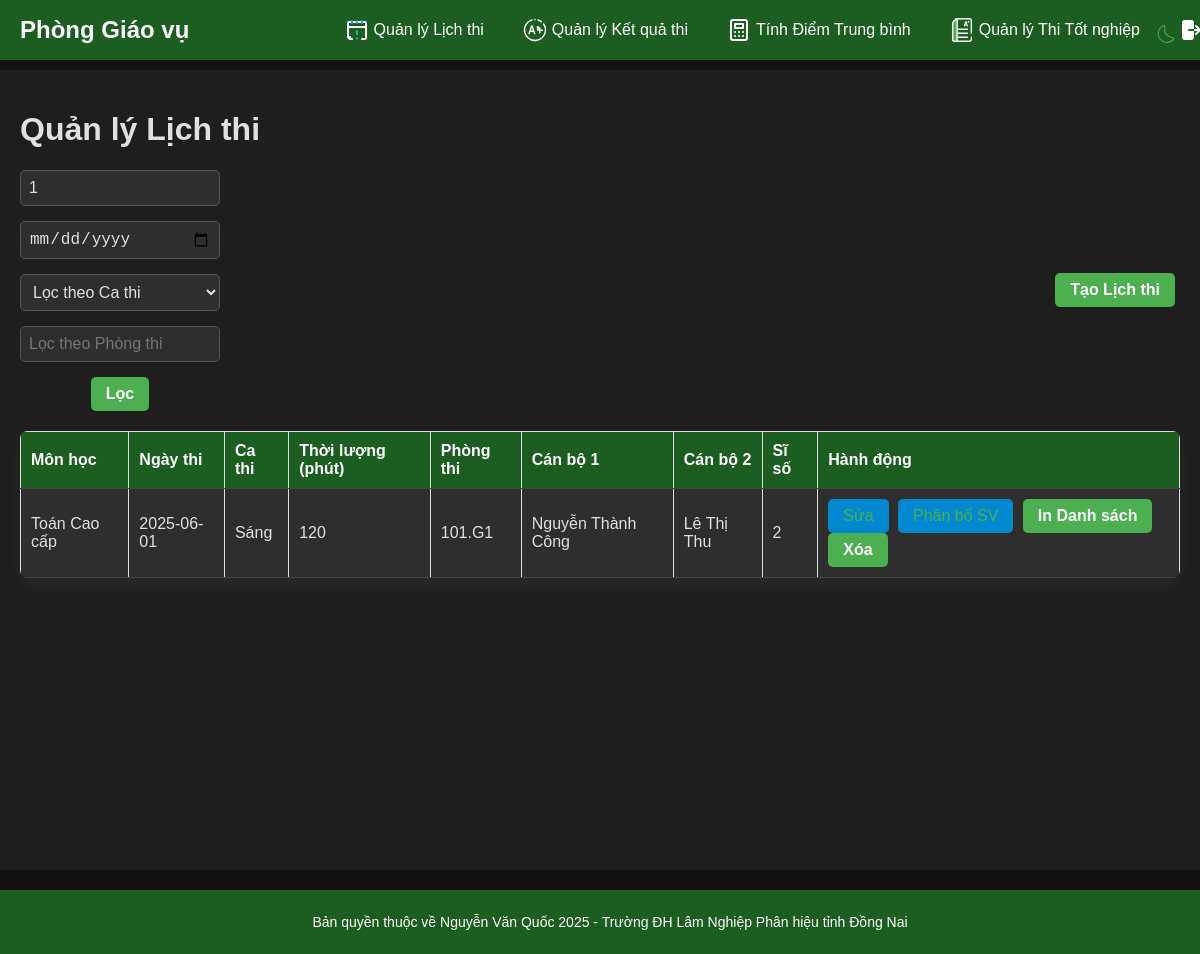
Screenshot of /manage_exam_schedule.php?subject_filter=1 (signed in) with the database file from the repository.
### tables this page shows
CREATE TABLE ExamSchedules (
    scheduleID INTEGER PRIMARY KEY AUTOINCREMENT,
    subjectID INTEGER NOT NULL,
    roomID INTEGER NOT NULL,
    teacherID1 INTEGER NOT NULL,
    teacherID2 INTEGER NOT NULL,
    examDate DATE NOT NULL,
    examShift TEXT NOT NULL,
    duration INTEGER NOT NULL,
    FOREIGN KEY (subjectID) REFERENCES Subjects(subjectID),
    FOREIGN KEY (roomID) REFERENCES ExamRooms(roomID),
    FOREIGN KEY (teacherID1) REFERENCES Teachers(teacherID),
    FOREIGN KEY (teacherID2) REFERENCES Teachers(teacherID)
);

CREATE TABLE Subjects (
    subjectID INTEGER PRIMARY KEY AUTOINCREMENT,
    subjectName TEXT NOT NULL
);

### manage_exam_schedule.php (the view, shortened to what this page needs)
<?php
$db = new SQLite3('data.db');
$whereClause = [];
$filters = [];
if (isset($_GET['subject_filter']) && $_GET['subject_filter'] != '') {
    $whereClause[] = "ExamSchedules.subjectID = :subjectID";
    $filters[':subjectID'] = (int)$_GET['subject_filter'];
}
$query = "SELECT ExamSchedules.*, Subjects.subjectName, ExamRooms.roomName,
          t1.fullName AS teacher1Name, t2.fullName AS teacher2Name,
          (SELECT COUNT(*) FROM ExamSchedule_Student ess WHERE ess.scheduleID = ExamSchedules.scheduleID) AS student_count
          FROM ExamSchedules
          JOIN Subjects ON ExamSchedules.subjectID = Subjects.subjectID
          JOIN ExamRooms ON ExamSchedules.roomID = ExamRooms.roomID
          JOIN Teachers t1 ON ExamSchedules.teacherID1 = t1.teacherID
          JOIN Teachers t2 ON ExamSchedules.teacherID2 = t2.teacherID";
if (!empty($whereClause)) {
    $query .= " WHERE " . implode(" AND ", $whereClause);
}
$stmt = $db->prepare($query);
foreach ($filters as $key => $value) {
    $stmt->bindValue($key, $value, is_int($value) ? SQLITE3_INTEGER : SQLITE3_TEXT);
}
$result = $stmt->execute();
?>
<!DOCTYPE html>
<html lang="en">
<head>
    <link rel="stylesheet" href="styles.css">
</head>
<body>
    <div class="header">
        <h2>Phòng Giáo vụ</h2>
        <ul>
            <li>
                <a href="manage_exam_schedule.php">
                    <span class="tab-label">Quản lý Lịch thi</span>
                </a>
            </li>
            <li>
                <a href="manage_exam_result.php">
                    <span class="tab-label">Quản lý Kết quả thi</span>
                </a>
            </li>
            <li>
                <a href="calculate_average.php">
                    <span class="tab-label">Tính Điểm Trung bình</span>
                </a>
            </li>
            <li>
                <a href="manage_graduation_exam.php">
                    <span class="tab-label">Quản lý Thi Tốt nghiệp</span>
                </a>
            </li>
            <li>
                <a href="index.php">
                </a>
            </li>
        </ul>
    </div>
    <button id="theme-toggle">
    </button>
    <div class="content">
        <h1>Quản lý Lịch thi</h1>
        <div class="filters">
            <form class="filter-group" action="manage_exam_schedule.php" method="get">
                <input list="subjects-filter" name="subject_filter" placeholder="Lọc theo Môn học" value="<?php echo isset($_GET['subject_filter']) ? htmlspecialchars($_GET['subject_filter']) : ''; ?>">
                <input type="date" name="date_filter" placeholder="Lọc theo Ngày thi" value="<?php echo isset($_GET['date_filter']) ? htmlspecialchars($_GET['date_filter']) : ''; ?>">
                <select name="shift_filter">
                    <option value="">Lọc theo Ca thi</option>
                </select>
                <input list="rooms-filter" name="room_filter" placeholder="Lọc theo Phòng thi" value="<?php echo isset($_GET['room_filter']) ? htmlspecialchars($_GET['room_filter']) : ''; ?>">
                <button type="submit">Lọc</button>
            </form>
            <button class="create-btn" data-popup="create-schedule-popup">Tạo Lịch thi</button>
        </div>
        <table>
            <thead>
                <tr>
                    <th>Môn học</th>
                    <th>Ngày thi</th>
                    <th>Ca thi</th>
                    <th>Thời lượng (phút)</th>
                    <th>Phòng thi</th>
                    <th>Cán bộ 1</th>
                    <th>Cán bộ 2</th>
                    <th>Sĩ số</th>
                    <th>Hành động</th>
                </tr>
            </thead>
            <tbody>
                <?php if (!$result): ?>
                    <tr>
                        <td colspan="9">Không có dữ liệu lịch thi.</td>
                    </tr>
                <?php else: ?>
                    <?php while ($row = $result->fetchArray(SQLITE3_ASSOC)): ?>
                        <tr>
                            <td><?php echo htmlspecialchars($row['subjectName']); ?></td>
                            <td><?php echo htmlspecialchars($row['examDate']); ?></td>
                            <td><?php echo htmlspecialchars($row['examShift']); ?></td>
                            <td><?php echo htmlspecialchars($row['duration']); ?></td>
                            <td><?php echo htmlspecialchars($row['roomName']); ?></td>
                            <td><?php echo htmlspecialchars($row['teacher1Name']); ?></td>
                            <td><?php echo htmlspecialchars($row['teacher2Name']); ?></td>
                            <td><?php echo htmlspecialchars($row['student_count']); ?></td>
                            <td>
                                <a href="#" class="create-btn" data-popup="edit-schedule-popup-<?php echo htmlspecialchars($row['scheduleID']); ?>">Sửa</a>
                                <a href="#" class="create-btn" data-popup="assign-student-popup-<?php echo htmlspecialchars($row['scheduleID']); ?>">Phân bổ SV</a>
                                <form action="manage_exam_schedule.php" method="post" style="display:inline;" class="print-form">
                                    <button type="submit" class="create-btn">In Danh sách</button>
                                </form>
                                <form action="manage_exam_schedule.php" method="post" style="display:inline;" onsubmit="return confirm('Bạn có chắc chắn muốn xóa lịch thi này?');">
                                    <button type="submit" class="delete-btn">Xóa</button>
                                </form>
                            </td>
                        </tr>
                    <?php endwhile; ?>
                <?php endif; ?>
            </tbody>
        </table>
    </div>
    <footer>
        <p>Bản quyền thuộc về Nguyễn Văn Quốc 2025 - Trường ĐH Lâm Nghiệp Phân hiệu tỉnh Đồng Nai</p>
    </footer>
</body>
</html>

### styles.css (style rules this page uses)
body { font-family: 'Segoe UI', Arial, sans-serif; margin: 0; padding: 0; background-color: #f4f7f6; color: #333; transition: background-color 0.3s, color 0.3s; }
body.dark-mode { background-color: #121212; color: #e0e0e0; }
form { display: flex; flex-direction: column; gap: 15px; }
input, select { padding: 12px; border: 1px solid #ddd; border-radius: 8px; font-size: 16px; transition: border-color 0.3s, background-color 0.3s; }
body.dark-mode input, body.dark-mode select { background-color: #2e2e2e; color: #e0e0e0; border-color: #555; }
button { padding: 12px; background-color: #2E7D32; color: #fff; border: none; border-radius: 8px; cursor: pointer; font-size: 16px; font-weight: 600; transition: background-color 0.3s, transform 0.1s; }
body.dark-mode button { background-color: #4CAF50; }
.header { width: 100%; background-color: #2E7D32; color: #fff; padding: 10px 20px; position: fixed; top: 0; left: 0; display: flex; justify-content: space-between; align-items: center; z-index: 1000; transition: background-color 0.3s; }
body.dark-mode .header { background-color: #1B5E20; }
.header h2 { margin: 0; font-size: 24px; }
.header ul { list-style: none; padding: 0; margin: 0; display: flex; gap: 15px; align-items: center; flex-wrap: nowrap; }
.header li { display: inline; }
.header a { color: #fff; text-decoration: none; display: flex; align-items: center; gap: 5px; padding: 8px 12px; border-radius: 5px; white-space: nowrap; transition: background-color 0.3s; }
.header a svg { width: 24px; height: 24px; fill: #fff; }
.content { margin-top: 70px; padding: 30px; width: 100%; box-sizing: border-box; background-color: #fff; min-height: 100vh; transition: background-color 0.3s; }
body.dark-mode .content { background-color: #1e1e1e; }
table { width: 100%; border-collapse: collapse; margin-top: 20px; background-color: #fff; box-shadow: 0 8px 16px rgba(0, 0, 0, 0.05); border-radius: 8px; overflow: hidden; }
body.dark-mode table { background-color: #2e2e2e; box-shadow: 0 8px 16px rgba(255, 255, 255, 0.05); }
th, td { padding: 15px; text-align: left; border-bottom: 1px solid #ddd; }
body.dark-mode th, body.dark-mode td { border-bottom: 1px solid #444; }
th { background-color: #2E7D32; color: #fff; font-weight: 600; }
body.dark-mode th { background-color: #1B5E20; }
td a { color: #2E7D32; text-decoration: none; margin-right: 10px; font-weight: 500; transition: color 0.3s; }
body.dark-mode td a { color: #4CAF50; }
.filters { display: flex; justify-content: space-between; align-items: center; margin-bottom: 20px; gap: 15px; }
.filters .filter-group { display: flex; flex-wrap: wrap; gap: 15px; }
.filters .filter-group input { width: 200px; }
footer { text-align: center; padding: 15px; background-color: #2E7D32; color: #fff; width: 100%; font-size: 14px; transition: background-color 0.3s; }
body.dark-mode footer { background-color: #1B5E20; }
#theme-toggle { position: fixed; top: 10px; right: 10px; background: none; border: none; cursor: pointer; z-index: 1001; }
#theme-toggle svg { width: 24px; height: 24px; fill: #2E7D32; }
body.dark-mode #theme-toggle svg { fill: #4CAF50; }

### rows the page displays
examschedules: subjectID.subjectName "Toán Cao cấp", examDate "2025-06-01", examShift "Sáng", duration "120", roomName "101.G1", teacher1Name "Nguyễn Thành Công", teacher2Name "Lê Thị Thu", student_count "2"
